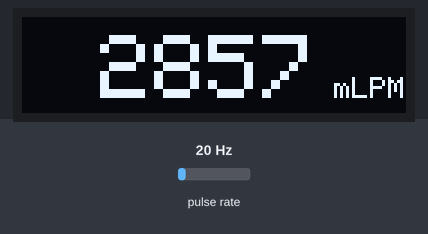
The sketch below on a simulated Arduino Uno, built with avr-gcc and run on an emulated ATmega328P. Parts: 128×32 one-colour display. Wiring (inferred from the names in the program): pulse sensor: data pin 2. The inputs (shaded band) are chosen by the test bench; at power-on: pulse rate 20 Hz.

Above: at 1.2 s.
1.3 s: pulse rate (sensor on pin 2) set to 4 Hz
At 3.0 s:
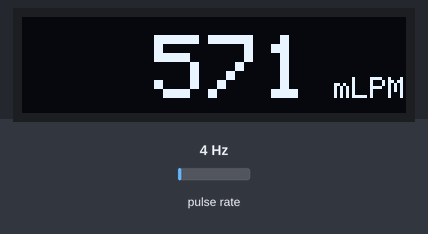
3.8 s: pulse rate (sensor on pin 2) set to 50 Hz
At 5.0 s:
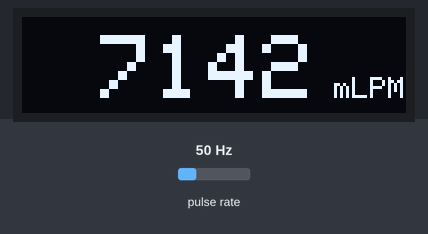
5.3 s: pulse rate (sensor on pin 2) set to 8 Hz
At 7.0 s:
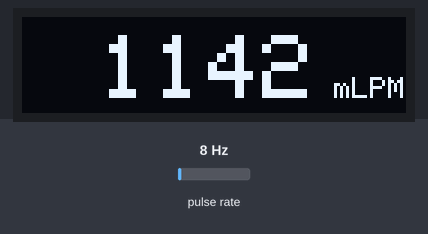
Timing chart, 0 to 8.5 s (numbered marks = the images above; inputs shaded):
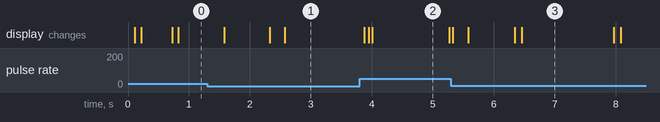

The sketch:

Zebra_Flow_V0_0_1.ino
```cpp
//Zebra Flow by PacoGuy
//Adapted from Laser Tachometer by Elite Worm (YouTube.com/c/EliteWorm)
//Version 0.0.1

//Make sure you have all the libraries installed!

#include <SPI.h>
#include <Wire.h>
#include <Adafruit_GFX.h>
#include <Adafruit_SSD1306.h>

#define SCREEN_WIDTH 128
#define SCREEN_HEIGHT 32

#define OLED_RESET     4
Adafruit_SSD1306 display(SCREEN_WIDTH, SCREEN_HEIGHT, &Wire, OLED_RESET);

const byte sensor = 2;

volatile unsigned long t_pulse_started_volatile = 0;
volatile unsigned long t_pulse_duration_volatile = 0;
unsigned long t_pulse_started = 0;
unsigned long t_pulse_duration = 0;

long rpm_sum = 0;
long rpm_reading[100];
long rpm_average = 0;
long lpm = 0;
byte n_max = 0;
byte n = 0;

volatile bool timeout = 1;
volatile bool newpulse = 0;

void setup() {

  if(!display.begin(SSD1306_SWITCHCAPVCC, 0x3C)) {
    for(;;);
  }

  pinMode(sensor, INPUT);
  attachInterrupt(digitalPinToInterrupt(sensor), ISR_sensor, RISING);

}

void loop() {

   noInterrupts();
   t_pulse_started = t_pulse_started_volatile;
   t_pulse_duration = t_pulse_duration_volatile;
   interrupts();

   if(((micros() - t_pulse_started) > 2000000) && timeout == 0 && newpulse == 0) {

     timeout = 1;
     rpm_average = 0;
     lpm = 0;
     n = 0;

   };

   if(timeout == 0){

     if(newpulse){

       rpm_reading[n] = (60000000 / t_pulse_duration);
       n_max = constrain(map(rpm_reading[n], 60, 100000, 0, 100), 0, 100);
       n++;
       newpulse = 0;

       if(n > n_max){

         for (byte i = 0; i <= n_max; i++) {

           rpm_sum = rpm_sum + rpm_reading[i];

         };

         rpm_average = rpm_sum / (n_max + 1);
         lpm = rpm_average / 0.42; //Convert rpm so that 12 revolutions equals 1l per minute
         rpm_sum = 0;
         n = 0;

       }

     }

   }

updatedisplay();

}

void updatedisplay() {

  byte x = 0;

  display.clearDisplay();
  display.setTextSize(3);

  if(lpm < 10) x = 80;
  if(lpm >= 10 && lpm < 100) x = 62;
  if(lpm >= 100 && lpm < 1000) x = 44;
  if(lpm >= 1000 && lpm < 10000) x = 26;
  if(lpm >= 10000 && lpm < 100000) x = 8;

  display.setTextColor(SSD1306_WHITE);

  if(lpm < 100000){

    display.setCursor(x, 6);
    display.print(lpm);
    display.setTextSize(1);
    display.setCursor(104, 20);
    display.print(F("mLPM"));
    display.display();

  } else {

      display.setTextSize(2);
      display.setCursor(13, 8);
      display.print(F("MAX LIMIT"));
      display.display();

    }

}

void ISR_sensor() {

  t_pulse_duration_volatile = micros() - t_pulse_started_volatile;
  t_pulse_started_volatile = micros();
  timeout = 0;
  newpulse = 1;

}
```

Measured:
- after the input at 1.3 s, the display: changes after 0.28 s (image 1)
- after the input at 3.8 s, the display: changes after 0.08 s (image 2)
- what the display in image 2 shows lasts 1.3 s, from 4.0 s to 5.3 s
